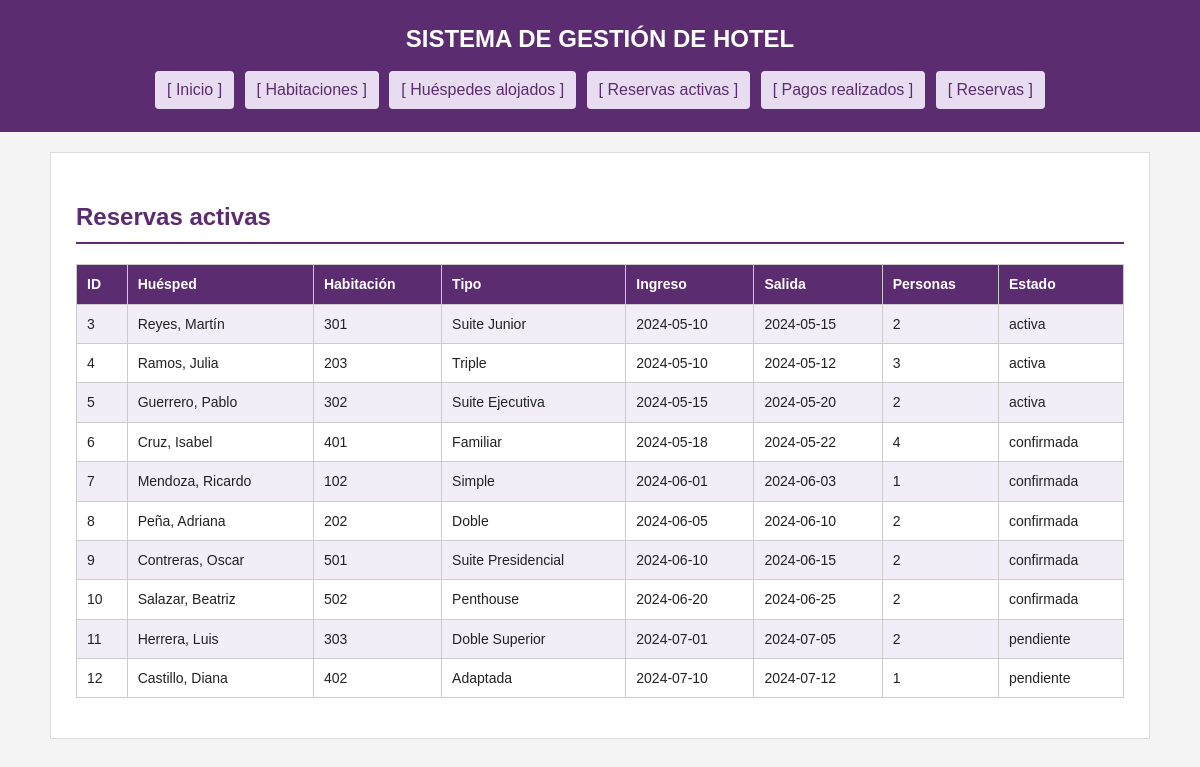
Screenshot of /aplicacion/consultas/reservas_activas.php with the database file from the repository.
### tables this page shows
CREATE TABLE `reserva` (
  `id_reserva` int(11) NOT NULL AUTO_INCREMENT,
  `id_huesped` int(11) NOT NULL,
  `id_habitacion` int(11) NOT NULL,
  `fecha_ingreso` date NOT NULL,
  `fecha_salida` date NOT NULL,
  `cantidad_personas` int(11) NOT NULL,
  `estado` varchar(50) NOT NULL DEFAULT 'activa',
  PRIMARY KEY (`id_reserva`),
  KEY `fk_reserva_huesped` (`id_huesped`),
  KEY `fk_reserva_habitacion` (`id_habitacion`),
  CONSTRAINT `fk_reserva_habitacion` FOREIGN KEY (`id_habitacion`) REFERENCES `habitacion` (`id_habitacion`),
  CONSTRAINT `fk_reserva_huesped` FOREIGN KEY (`id_huesped`) REFERENCES `huesped` (`id_huesped`)
);

CREATE TABLE `huesped` (
  `id_huesped` int(11) NOT NULL AUTO_INCREMENT,
  `nombre` varchar(100) NOT NULL,
  `apellido` varchar(100) NOT NULL,
  `dni` varchar(20) NOT NULL,
  `telefono` varchar(30) DEFAULT NULL,
  `email` varchar(150) DEFAULT NULL,
  PRIMARY KEY (`id_huesped`),
  UNIQUE KEY `dni` (`dni`)
);

CREATE TABLE `habitacion` (
  `id_habitacion` int(11) NOT NULL AUTO_INCREMENT,
  `numero` varchar(10) NOT NULL,
  `piso` int(11) NOT NULL,
  `capacidad` int(11) NOT NULL,
  `id_tipo` int(11) NOT NULL,
  `precio_noche` decimal(10,2) NOT NULL,
  PRIMARY KEY (`id_habitacion`),
  UNIQUE KEY `numero` (`numero`),
  KEY `fk_habitacion_tipo` (`id_tipo`),
  CONSTRAINT `fk_habitacion_tipo` FOREIGN KEY (`id_tipo`) REFERENCES `tipo_habitacion` (`id_tipo`)
);

CREATE TABLE `tipo_habitacion` (
  `id_tipo` int(11) NOT NULL AUTO_INCREMENT,
  `nombre` varchar(80) NOT NULL,
  `descripcion` text DEFAULT NULL,
  PRIMARY KEY (`id_tipo`)
);

### aplicacion/consultas/reservas_activas.php (the view, shortened to what this page needs)
<?php
require_once "../conexion.php";
$sql = "SELECT
            r.id_reserva,
            r.fecha_ingreso,
            r.fecha_salida,
            r.cantidad_personas,
            r.estado,
            h.nombre AS nombre_huesped,
            h.apellido AS apellido_huesped,
            hab.numero AS habitacion,
            th.nombre AS tipo
        FROM reserva r
        INNER JOIN huesped h ON r.id_huesped = h.id_huesped
        INNER JOIN habitacion hab ON r.id_habitacion = hab.id_habitacion
        INNER JOIN tipo_habitacion th ON hab.id_tipo = th.id_tipo
        WHERE r.estado IN ('activa', 'confirmada', 'pendiente')
        ORDER BY r.fecha_ingreso";
$stmt = $pdo->query($sql);
$activas = $stmt->fetchAll();
?>
<!DOCTYPE html>
<html lang="es">
<head>
    <link rel="stylesheet" href="../css/estilos.css">
</head>
<body>
<header>
    <h1>SISTEMA DE GESTIÓN DE HOTEL</h1>
    <nav>
        <a href="../index.php">[ Inicio ]</a>
        <a href="habitaciones.php">[ Habitaciones ]</a>
        <a href="huespedes_alojados.php">[ Huéspedes alojados ]</a>
        <a href="reservas_activas.php">[ Reservas activas ]</a>
        <a href="pagos_realizados.php">[ Pagos realizados ]</a>
        <a href="../reserva/listar.php">[ Reservas ]</a>
    </nav>
</header>
<main>
    <h2>Reservas activas</h2>
    <table>
        <tr>
            <th>ID</th>
            <th>Huésped</th>
            <th>Habitación</th>
            <th>Tipo</th>
            <th>Ingreso</th>
            <th>Salida</th>
            <th>Personas</th>
            <th>Estado</th>
        </tr>
        <?php foreach ($activas as $fila) { ?>
        <tr>
            <td><?= $fila['id_reserva'] ?></td>
            <td><?= htmlspecialchars($fila['apellido_huesped'] . ", " . $fila['nombre_huesped']) ?></td>
            <td><?= htmlspecialchars($fila['habitacion']) ?></td>
            <td><?= htmlspecialchars($fila['tipo']) ?></td>
            <td><?= htmlspecialchars($fila['fecha_ingreso']) ?></td>
            <td><?= htmlspecialchars($fila['fecha_salida']) ?></td>
            <td><?= $fila['cantidad_personas'] ?></td>
            <td><?= htmlspecialchars($fila['estado']) ?></td>
        </tr>
        <?php } ?>
    </table>
</main>
</body>
</html>

### aplicacion/css/estilos.css (style rules this page uses)
* { box-sizing: border-box; }
body { font-family: Arial, Helvetica, sans-serif; margin: 0; background-color: #f4f4f4; color: #222; line-height: 1.6; }
header { background-color: #5b2c6f; color: #fff; padding: 20px; text-align: center; }
nav { margin-top: 10px; text-align: center; }
nav a { color: #5b2c6f; background-color: #e8ddf0; padding: 6px 12px; margin: 3px; display: inline-block; text-decoration: none; border-radius: 4px; }
main { max-width: 1100px; margin: 20px auto; background-color: #fff; padding: 25px; border: 1px solid #ddd; }
h1 { margin: 0; font-size: 24px; }
h2 { color: #5b2c6f; border-bottom: 2px solid #5b2c6f; padding-bottom: 6px; }
table { width: 100%; border-collapse: collapse; margin: 15px 0; }
th, td { border: 1px solid #ccc; padding: 8px 10px; text-align: left; font-size: 14px; }
th { background-color: #5b2c6f; color: #fff; }
tr:nth-child(even) { background-color: #f3edf7; }

### rows the page displays
reserva: id_reserva "3", id_huesped.nombre "Reyes, Martín", id_habitacion.numero "301", tipo_habitacion.nombre "Suite Junior", fecha_ingreso "2024-05-10", fecha_salida "2024-05-15", cantidad_personas "2", estado "activa"
reserva: id_reserva "4", id_huesped.nombre "Ramos, Julia", id_habitacion.numero "203", tipo_habitacion.nombre "Triple", fecha_ingreso "2024-05-10", fecha_salida "2024-05-12", cantidad_personas "3", estado "activa"
reserva: id_reserva "5", id_huesped.nombre "Guerrero, Pablo", id_habitacion.numero "302", tipo_habitacion.nombre "Suite Ejecutiva", fecha_ingreso "2024-05-15", fecha_salida "2024-05-20", cantidad_personas "2", estado "activa"
reserva: id_reserva "6", id_huesped.nombre "Cruz, Isabel", id_habitacion.numero "401", tipo_habitacion.nombre "Familiar", fecha_ingreso "2024-05-18", fecha_salida "2024-05-22", cantidad_personas "4", estado "confirmada"
reserva: id_reserva "7", id_huesped.nombre "Mendoza, Ricardo", id_habitacion.numero "102", tipo_habitacion.nombre "Simple", fecha_ingreso "2024-06-01", fecha_salida "2024-06-03", cantidad_personas "1", estado "confirmada"
reserva: id_reserva "8", id_huesped.nombre "Peña, Adriana", id_habitacion.numero "202", tipo_habitacion.nombre "Doble", fecha_ingreso "2024-06-05", fecha_salida "2024-06-10", cantidad_personas "2", estado "confirmada"
reserva: id_reserva "9", id_huesped.nombre "Contreras, Oscar", id_habitacion.numero "501", tipo_habitacion.nombre "Suite Presidencial", fecha_ingreso "2024-06-10", fecha_salida "2024-06-15", cantidad_personas "2", estado "confirmada"
reserva: id_reserva "10", id_huesped.nombre "Salazar, Beatriz", id_habitacion.numero "502", tipo_habitacion.nombre "Penthouse", fecha_ingreso "2024-06-20", fecha_salida "2024-06-25", cantidad_personas "2", estado "confirmada"
reserva: id_reserva "11", id_huesped.nombre "Herrera, Luis", id_habitacion.numero "303", tipo_habitacion.nombre "Doble Superior", fecha_ingreso "2024-07-01", fecha_salida "2024-07-05", cantidad_personas "2", estado "pendiente"
reserva: id_reserva "12", id_huesped.nombre "Castillo, Diana", id_habitacion.numero "402", tipo_habitacion.nombre "Adaptada", fecha_ingreso "2024-07-10", fecha_salida "2024-07-12", cantidad_personas "1", estado "pendiente"
